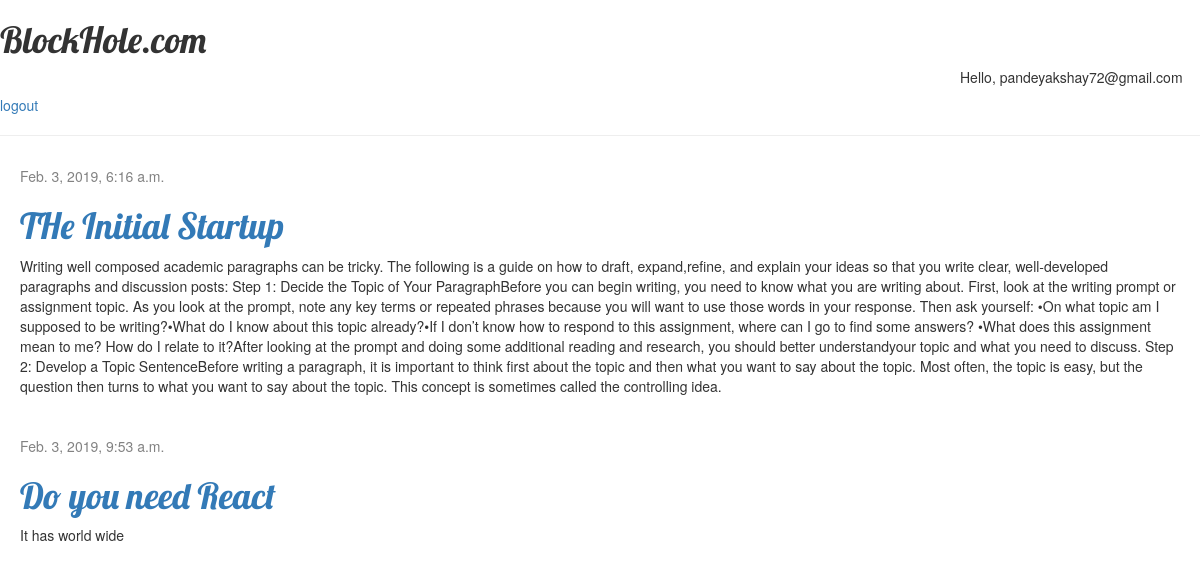
Page / (signed in) on the committed database.
### blog/models.py (models this page shows, shortened)
class Post(models.Model):
    author = models.ForeignKey(settings.AUTH_USER_MODEL, on_delete=models.CASCADE)
    title = models.CharField(max_length=200)
    text = models.TextField()
    created_date = models.DateTimeField(default=timezone.now)
    published_date = models.DateTimeField(blank=True, null=True)

### blog/views.py (the view)
# urls.py: path('', views.post_list, name='post_list'),
def post_list(request):
    posts = Post.objects.filter(published_date__lte=timezone.now()).order_by('published_date')
    return render(request, 'blog/post_list.html', {'posts': posts})

### blog/templates/blog/post_list.html
{% extends 'blog/base.html' %}
{% block content %}
    {% for post in posts %}
        <div class="post">
            <div class="date">
                {{ post.published_date }}
            </div>
<h1><a href="{% url 'post_detail' pk=post.pk %}">{{ post.title }}</a></h1>
            <p>{{ post.text|linebreaksbr }}</p>
        </div>
    {% endfor %}
{% endblock %}

### blog/templates/blog/base.html (shortened to what this page needs)
{% load static %}
<html lang="en">
<head>
        <link rel="stylesheet" href="//maxcdn.bootstrapcdn.com/bootstrap/3.2.0/css/bootstrap.min.css">
        <link rel="stylesheet" href="//maxcdn.bootstrapcdn.com/bootstrap/3.2.0/css/bootstrap-theme.min.css">
        <link rel="stylesheet" href="{% static 'css/blog.css' %}">
    </head>
  <body>
    <header>
      <h1>BlockHole.com</h1>
      {% if user.is_authenticated %}
        <h5 style="color:red,display:flex;margin-left:80%">Hello, {{user.email}}</h5>
        <a href="{% url 'logout' %}">logout</a>
      {% else %}
        <a href="{% url 'login' %}">login</a> / <a href="{% url 'signup' %}">signup</a>
      {% endif %}
      <hr>
    </header>
    <main>
      {% block content %}
      {% endblock %}
    </main>
  </body>
</html>

### blog/static/css/blog.css (style rules this page uses)
h1, h2, h3, h4 { font-family: 'Lobster', cursive; }
.date { color: #828282; }
.post { margin-bottom: 70px; margin:30px 20px 10px; overflow:hidden; }

### rows in the picture
Post: published_date "Feb. 3, 2019, 6:16 a.m.", title "THe Initial Startup", text "Writing well composed academic paragraphs can be tricky. The following is a guide on how to draft, expand,refine, and explain your ideas so that you write clear, well-developed paragraphs and discussion posts: Step 1: Decide the Topic of Your ParagraphBefore you can begin writing, you need to know what you are writing about. First, look at the writing prompt or assignment topic. As you look at the prompt, note any key terms or repeated phrases because you will want to use those words in your response. Then ask yourself: •On what topic am I supposed to be writing?•What do I know about this topic already?•If I don’t know how to respond to this assignment, where can I go to find some answers?…"
Post: published_date "Feb. 3, 2019, 9:53 a.m.", title "Do you need React", text "It has world wide"

### other values in the picture
{{ user.email }} "pandeyakshay72@gmail.com"
